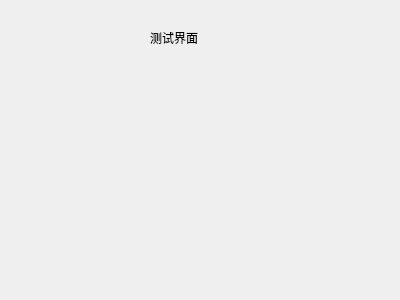
<?xml version="1.0" encoding="UTF-8"?>
<ui version="4.0">
 <class>videoClient</class>
 <widget class="QWidget" name="videoClient">
  <property name="geometry">
   <rect>
    <x>0</x>
    <y>0</y>
    <width>400</width>
    <height>300</height>
   </rect>
  </property>
  <property name="windowTitle">
   <string>videoClient</string>
  </property>
  <widget class="QLabel" name="label">
   <property name="geometry">
    <rect>
     <x>150</x>
     <y>30</y>
     <width>72</width>
     <height>15</height>
    </rect>
   </property>
   <property name="text">
    <string>测试界面</string>
   </property>
  </widget>
 </widget>
 <layoutdefault spacing="6" margin="11"/>
 <resources/>
 <connections/>
</ui>
